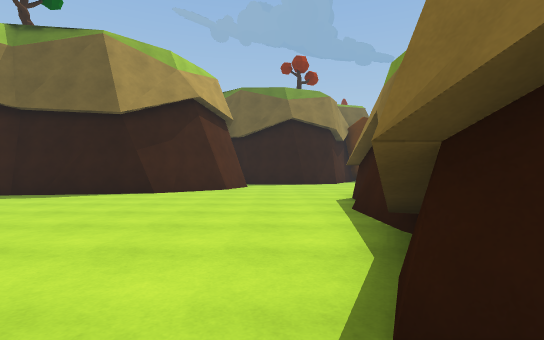
View 1 (above)

16 first-person views from a walk through a 3-D level made in the Unity game engine. The camera is 1.2 m above the floor, looks level and sees 85° across. The floor is counted in squares, 2 m on a side. Each view is taken from the middle of a square. On the plan, view 1 faces up. The plan holds only what a view shows up to about 9 squares ahead; the rest is blank. The place goes on beyond the plan. The player is left out.

View 2
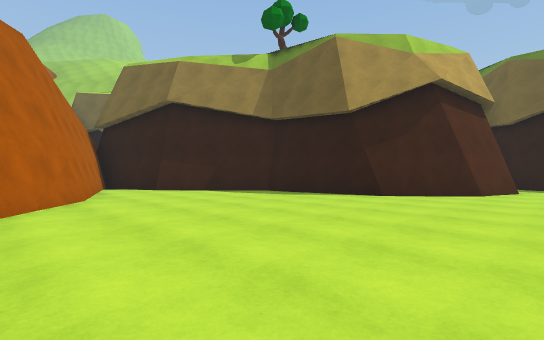

View 3
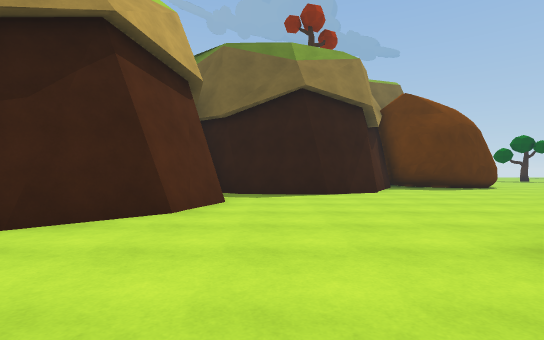

View 4
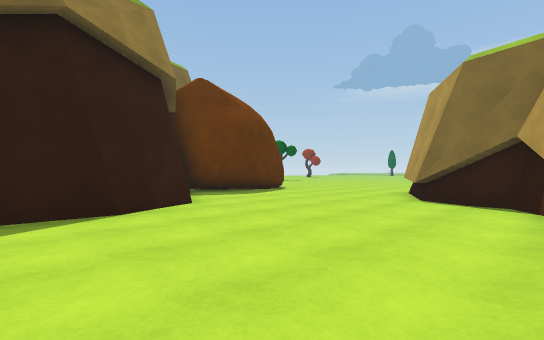

View 5
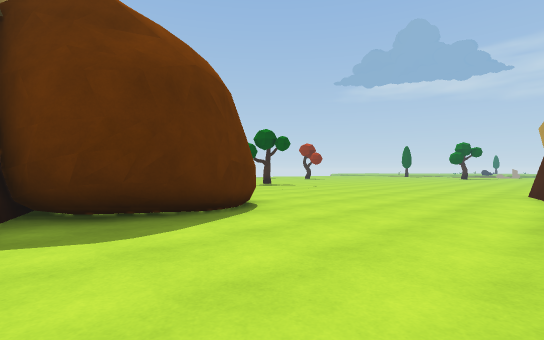

View 6
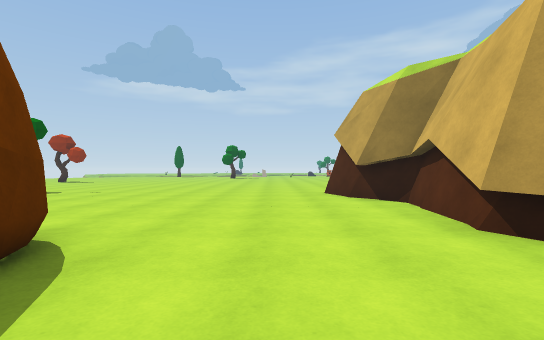

View 7
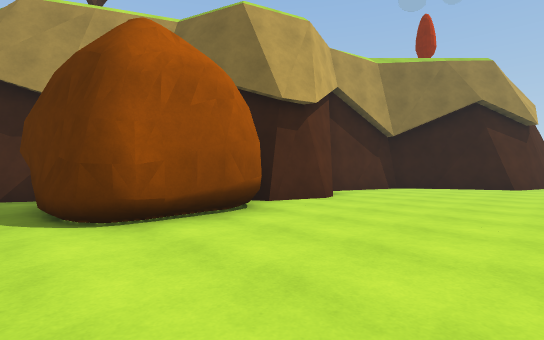

View 8
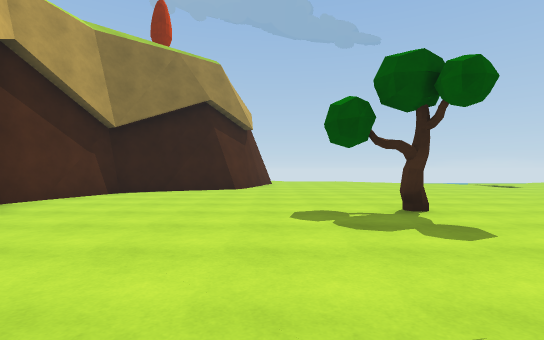

View 9
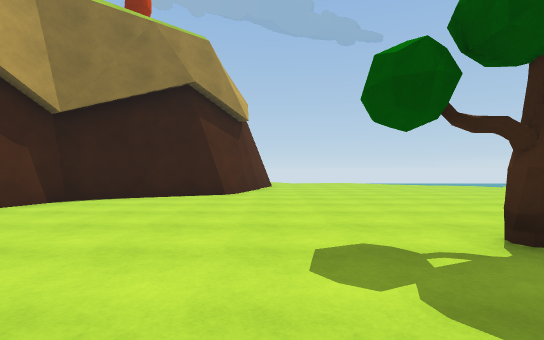

View 10
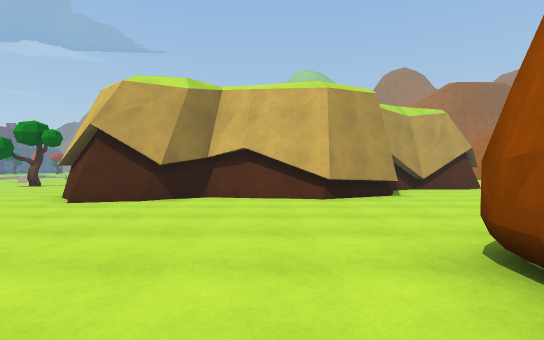

View 11
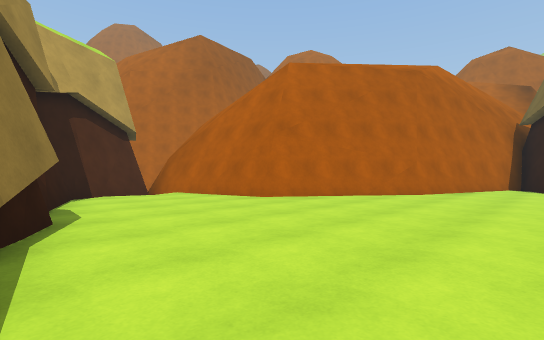

View 12
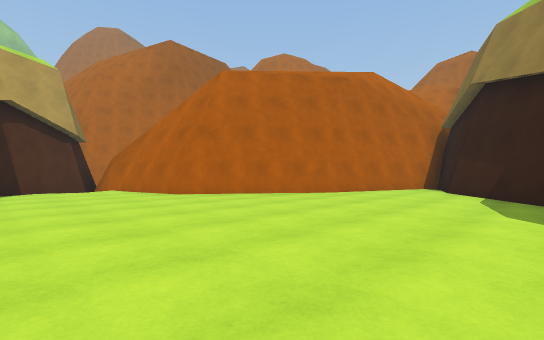

View 13
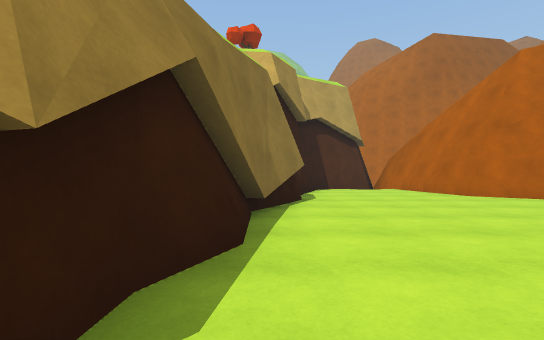

View 14
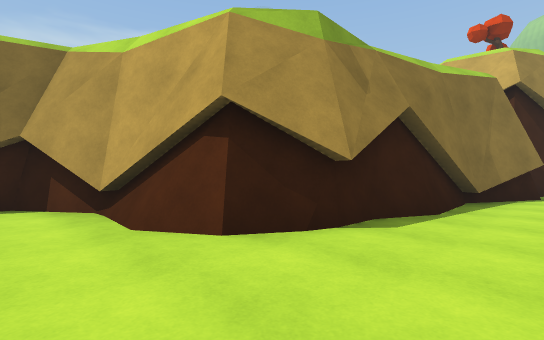

View 15
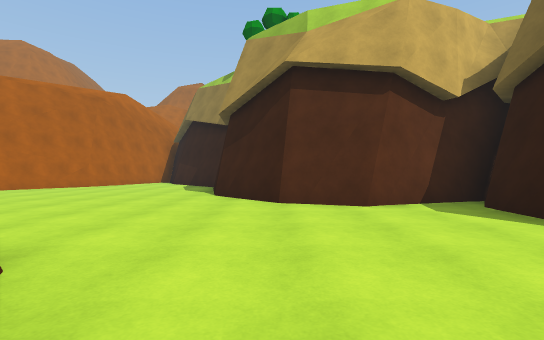

View 16
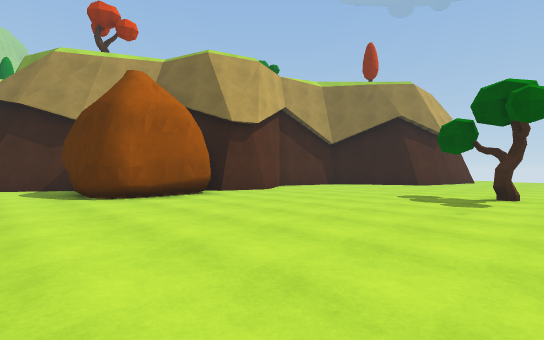

### Floor plan
Points are (right, up) in squares from view 1. A wall is a line through its corners. A room is listed if a view was taken in it or the views show most of it. See-through windows are left out.
Room 1 (views 1, 2, 3, 4, 5, 6, 7, 8, 9, 10, 11, 12, 13, 14, 15, 16)
walls: (5.4, 14.5) (4.5, 15); (6.3, 14.4) (4.8, 14.7) (4.5, 15.1); (4.7, 14.9) (4.4, 15.2); (3.2, 14.1) (2.9, 13.4); (2.5, 13.1) (1.2, 12.4); (4, 15.4) (2.9, 13.5); (7.4, 14.8) (6.4, 14.5); (7.4, 14.9) (7.4, 14.8) (5.2, 14.4); (7.4, 10.7) (7.8, 10.9) (8.9, 10.8); (6, 9.6) (6.1, 10) (7.9, 10.9); (7.8, 10.8) (10.5, 10.4) (11.1, 10.7); (1.4, 12.4) (-0.9, 12.6) (-2, 13.4) (-1.2, 10.8) (-1.3, 10.4); (7.7, 15.7) (7.4, 14.8) (6.9, 14.6) (5.8, 14.6); (7.7, 15.9) (7.6, 14.9); (5.7, 8.8) (6.3, 10); (5.8, 8.5) (5.8, 9.2); (7.6, 17.1) (7.7, 16.7) (7.7, 15.5); (0.1, 12.6) (-1, 12.8); (7.6, 17.3) (7.7, 16.7); (4.4, 7.8) (5.2, 8.4); (3.3, 7.6) (4.4, 7.6) (5.7, 8.5) (6.2, 9.5); (10.5, 10.6) (11.1, 11.2) (11.8, 11.3); (10.6, 10.4) (11.5, 11.3); (11.2, 11) (12.7, 11.5); (-1.5, 11.7) (-0.9, 10.5); (7.2, 19.5) (6.9, 18.4); (-1.4, 9.9) (-1.7, 9.1); (6.8, 20.3) (7.1, 19.2); (-1.5, 9.2) (-3.3, 7.5); (12.7, 11.2) (13.5, 10.3); (1.5, 5.9) (1.8, 6.7); (1.7, 4.9) (1.7, 6.3) (2.3, 7.2) (2.7, 7.4) (4.1, 7.3); (1.5, 4.5) (1.8, 5.1); (-3, 7.8) (-4.6, 7.4); (1.6, 3.4) (1.7, 4.7); (1.5, 2.8) (1.4, 4.7) (1.8, 5.5); (1.1, 2.4) (1.2, 3); (8, 24.7) (6.8, 23.7) (6.2, 21.1); (-6.4, 7.1) (-8.7, 4.9) (-10.8, 4); (0.7, 0.6) (0.4, 1.2) (1.2, 2.7) (1.3, 3.7); (9.7, 25.3) (7.6, 24.3); (10.1, 26.1) (9.6, 25.5); (0.1, -0.6) (0.6, 0); (10.5, 27) (10.1, 25.7); (-6.9, 2.4) (-3.8, 0.1) (-3.5, -0.9); (-3.5, -0.7) (-3, -3.5); (-1.6, -3.1) (-0.2, -2.1); (-2.2, -3.1) (-0.2, -2.2) (0.3, -0.8); (-2.2, -3.3) (-1.3, -2.9); (-10.8, 3.9) (-6.7, 2.3)
low walls: (5.8, 14.6) (5.2, 14.8); (2.6, 12.9) (1.7, 12.5); (7.1, 19.9) (7.2, 19.5); (10.1, 25.9) (9.7, 25.3); (-3.6, 0.2) (-3.1, -1.6); (-6.7, 2.5) (-5, 1.1); (-0.4, -2) (0.1, -0.6); (-3.3, -1.4) (-2.9, -3.5)
objects: tree (13, 20)

Where each view was taken, in squares from view 1:
view 1: 0 up, 0 right, facing up
view 2: 1 up, 0 right, facing up-left
view 3: 5 up, 0 right, facing up
view 4: 8 up, 0 right, facing up-right
view 5: 11 up, 4 right, facing up-right
view 6: 13 up, 5 right, facing right
view 7: 14 up, 11 right, facing up-left
view 8: 16 up, 11 right, facing up
view 9: 18 up, 11 right, facing up
view 10: 17 up, 9 right, facing down
view 11: 5 up, 1 right, facing down-left
view 12: 7 up, 0 right, facing down-left
view 13: 7 up, 1 right, facing down
view 14: 9 up, 0 right, facing down-right
view 15: 9 up, 4 right, facing left
view 16: 13 up, 14 right, facing up-left
